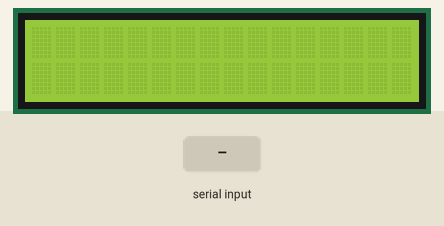
Recording of a sketch running on a simulated Arduino Uno, built with avr-gcc and run on an emulated ATmega328P. Parts: 16×2 character LCD. Inputs (shaded band) come from the test bench.

Above: at 1.2 s.
1.3 s: "30,150\n" received over Serial
At 3.5 s:
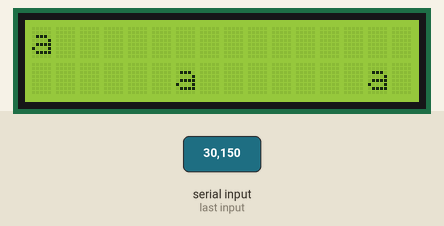
3.8 s: "90,45\n" received over Serial
At 4.6 s:
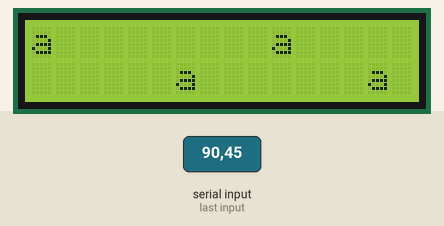
5.3 s: "5\n" received over Serial
At 5.7 s:
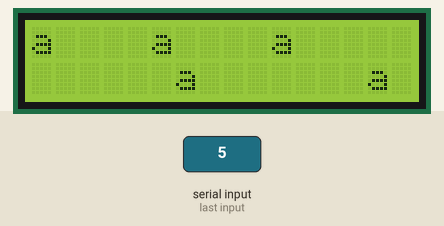
Timing chart, 0 to 8.3 s (numbered marks = the images above; inputs shaded):
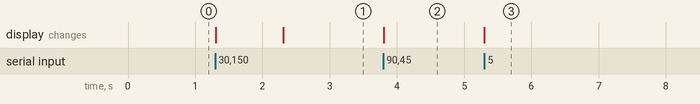

The sketch:

lcd_Serialden_gelene_gore_kare_ayarla.ino
```cpp
#include <LiquidCrystal.h>
LiquidCrystal lcd(12, 11, 5, 4, 3, 2);


void setup() {
Serial.begin(9600);
  lcd.begin(16, 2);


}

void loop() {
								if(Serial.available()>0){
								int deger=Serial.parseInt();
																int a1,a2;


				if(deger<16){a1=deger;a2=0;}

																else{a1=deger-16;
																								a2=1;}

								lcd.setCursor(a1,a2);
																lcd.print("a");


																}}
```

Measured:
- after the input at 1.3 s, the display: first changes at once (image 1 shows a later state)
- after the input at 3.8 s, the display: changes at once (image 2)
- after the input at 5.3 s, the display: changes at once (image 3)
